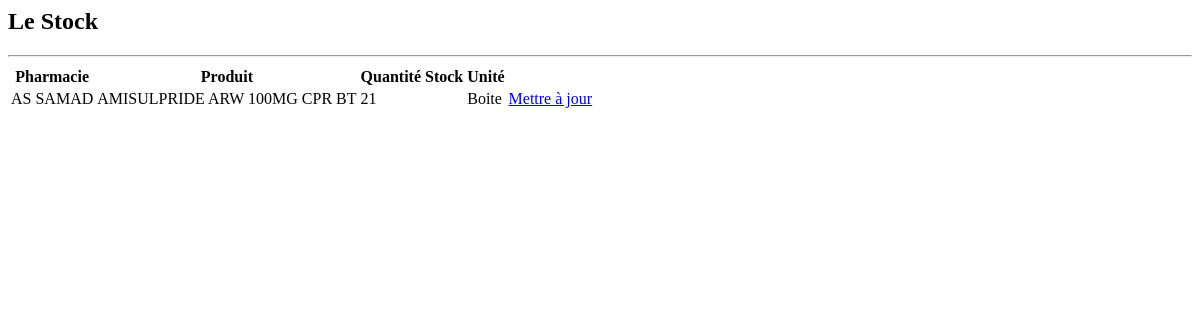
Before: /list_stock/ with the older database file.
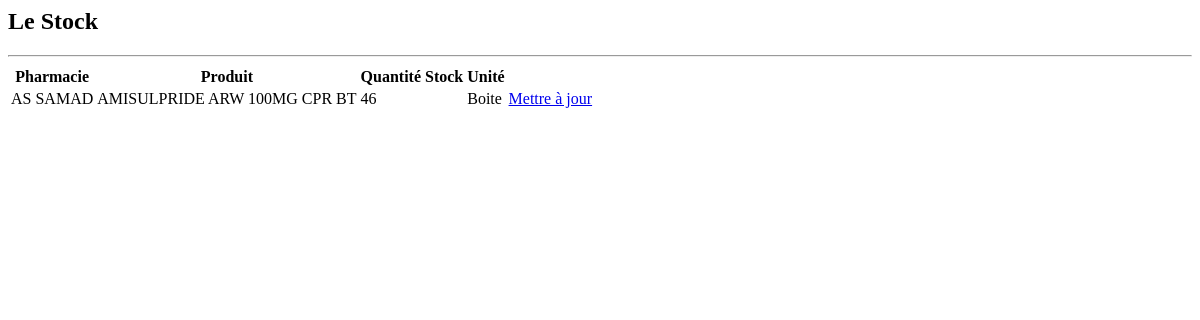
After: the same page with the newer database file.
### pharma/models.py (models this page shows, shortened)
class Stock(models.Model):
    pharmacie = models.ForeignKey(PharmacieGarde, null=True, on_delete=models.SET_NULL)
    produit = models.ForeignKey(Produit, null=True, on_delete=models.SET_NULL)
    quantite_stock = models.IntegerField(null=True, default=0)
    unite = models.ForeignKey(Unite, null=True, on_delete=models.SET_NULL)
    date_ajout = models.DateTimeField(auto_now_add=True)
    date_modif = models.DateTimeField(auto_now=True)

class PharmacieGarde(models.Model):
    pharmacie = models.CharField(max_length=40, null=True)
    latitude = models.FloatField(max_length=40, default=0)
    longitude = models.FloatField(max_length=40, default=0)
    groupe = models.ForeignKey(Groupe, null=True, on_delete=models.SET_NULL)
    def __str__(self):
        return self.pharmacie

class Produit(models.Model):
    designation = models.CharField(max_length=40, null=True)
    date_ajout = models.DateTimeField(auto_now_add=True)
    date_modif = models.DateTimeField(auto_now=True)
    def __str__(self):
        return self.designation

class Unite(models.Model):
    typeUnite = models.CharField(max_length=40, null=True)
    def __str__(self):
        return self.typeUnite

### pharma/views.py (the view)
# urls.py: path('list_stock/', views.list_stock, name='list_stock'),
def list_stock(request):
    stock = Stock.objects.all()
    context = {"stock": stock}
    return render(request, 'pharma/list_stock.html', context)

### pharma/templates/pharma/list_stock.html
{% block content %}
<h2>Le Stock</h2>
<hr>
<table class="table table-sm">
    <tr>
        <th>Pharmacie</th>
        <th>Produit</th>
        <th>Quantité Stock</th>
        <th>Unité</th>
    </tr>
    {% for s in stock %}
        <tr>
            <td>{{ s.pharmacie }}</td>
            <td>{{ s.produit }}</td>
            <td>{{ s.quantite_stock }}</td>
            <td>{{ s.unite }}</td>
            <td><a href="{% url 'mettre_a_jour_stock' s.id  %}">Mettre à jour</a></td>
        </tr>
    {% endfor %}
</table>
{% endblock %}

Changed rows visible on the page:
changed Stock "AS SAMAD": quantite_stock "21" → "46"
